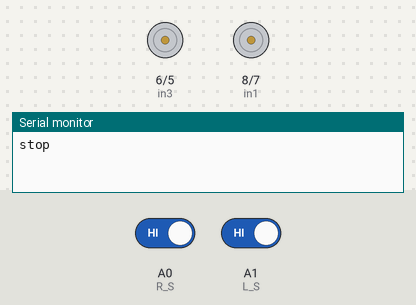
A sketch run on a simulated Arduino Uno, built with avr-gcc and run on an emulated ATmega328P. On the bench: motor-driver pin pairs drawn as motors (green arrow = first pin HIGH = forward, orange = second pin HIGH = backward, longer = more drive), the last lines printed to the serial monitor. The test bench sets the inputs (shaded band); at power-on: A0 (R_S) HIGH, A1 (L_S) HIGH.

Above: at 1.2 s.
1.3 s: A0 (R_S) driven LOW
At 5.3 s:
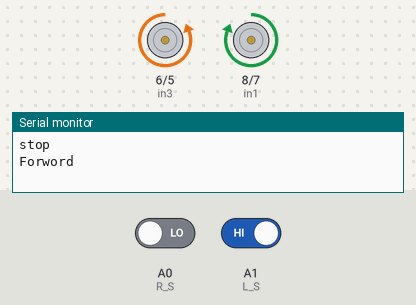
7.5 s: A0 (R_S) driven HIGH
At 8.5 s:
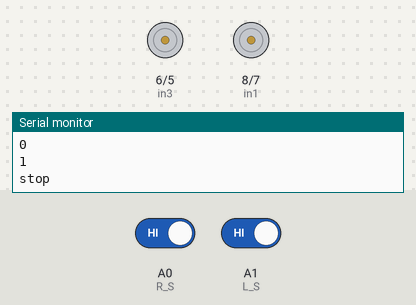
13.7 s: A1 (L_S) driven LOW
At 15.4 s:
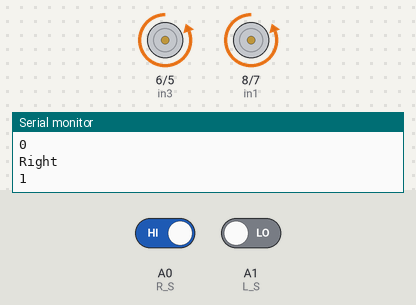
16.0 s: A1 (L_S) driven HIGH
At 16.4 s:
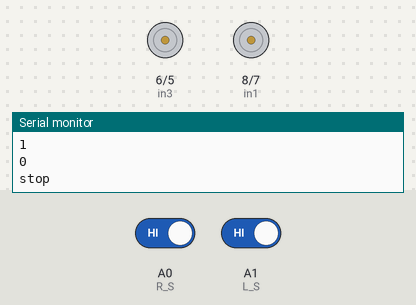
Timing chart, 0 to 23.2 s (numbered marks = the images above; inputs shaded):
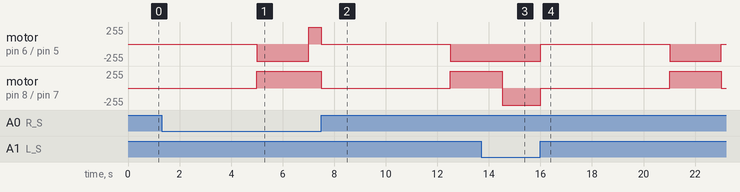

The sketch:

linefollow.ino
```cpp
#define in1 8
#define in2 7
#define in3 6
#define in4 5
#define R_S A0
#define L_S A1

void setup() {
Serial.begin(9600);

  pinMode(R_S, INPUT);
  pinMode(L_S, INPUT);

  pinMode(in1, OUTPUT);
  pinMode(in2, OUTPUT);
  pinMode(in3, OUTPUT);
  pinMode(in4, OUTPUT);

}


void loop() {


  if ((digitalRead(R_S) == 0) && (digitalRead(L_S) == 0))
  {
    forword();
  }
  if ((digitalRead(R_S) == 1) && (digitalRead(L_S) == 0))
  {
    turnRight();
  }
  if ((digitalRead(R_S) == 0) && (digitalRead(L_S) == 1))
  {
    turnLeft();
  }
  if ((digitalRead(R_S) == 1) && (digitalRead(L_S) == 1))
  {
    Stop();
    delay(5000);
    forword();
    delay(2000);
  }


Serial.println(digitalRead(R_S));
Serial.println(digitalRead(L_S));


  delay(10);
}


void forword() { //forword

  digitalWrite(in1, HIGH); //Right Motor forword Pin
  digitalWrite(in2, LOW);  //Right Motor backword Pin
  digitalWrite(in3, LOW);  //Left Motor backword Pin
  digitalWrite(in4, HIGH); //Left Motor forword Pin
   Serial.println("Forword");

}

void backword() { //backword
    Serial.println("Backword");

  digitalWrite(in1, LOW);  //Right Motor forword Pin
  digitalWrite(in2, HIGH); //Right Motor backword Pin
  digitalWrite(in3, HIGH); //Left Motor backword Pin
  digitalWrite(in4, LOW);  //Left Motor forword Pin


}

void turnRight() { //turnRight
    Serial.println("Right");
  digitalWrite(in1, LOW);  //Right Motor forword Pin
  digitalWrite(in2, HIGH); //Right Motor backword Pin
  digitalWrite(in3, LOW);  //Left Motor backword Pin
  digitalWrite(in4, HIGH); //Left Motor forword Pin


}
void turnLeft() { //turnLeft
    Serial.println("Left");
  digitalWrite(in1, HIGH);  //Right Motor forword Pin
  digitalWrite(in2, LOW); //Right Motor backword Pin
  digitalWrite(in3, HIGH);  //Left Motor backword Pin
  digitalWrite(in4, LOW); //Left Motor forword Pin

}
void Stop() { //stop
Serial.println("stop");

  digitalWrite(in1, LOW); //Right Motor forword Pin
  digitalWrite(in2, LOW); //Right Motor backword Pin
  digitalWrite(in3, LOW); //Left Motor backword Pin
  digitalWrite(in4, LOW); //Left Motor forword Pin

}
```

Measured:
- after the input at 1.3 s, motor on pin 8 (in1) / pin 7 (in2): goes on until 5.0 s, then stays forward 255/255
- after the input at 7.5 s, motor on pin 6 (in3) / pin 5 (in4): forward 255/255 → stopped at once, → backward 255/255 5.0 s later; motor on pin 8 (in1) / pin 7 (in2): forward 255/255 → stopped at once, → forward 255/255 5.0 s later
- after the input at 13.7 s, motor on pin 6 (in3) / pin 5 (in4): stays backward 255/255 (without the input it goes to stopped after 0.81 s); motor on pin 8 (in1) / pin 7 (in2): forward 255/255 → backward 255/255 after 0.81 s
- after the input at 16.0 s, motor on pin 6 (in3) / pin 5 (in4): backward 255/255 → stopped at once, → backward 255/255 5.0 s later, → stopped 2.0 s later; motor on pin 8 (in1) / pin 7 (in2): backward 255/255 → stopped at once, → forward 255/255 5.0 s later, → stopped 2.0 s later
